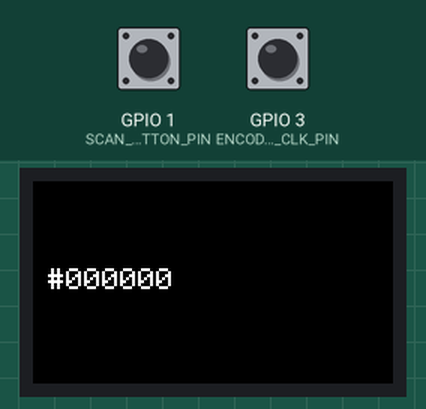
Bench run of a program on a simulated Seeed XIAO ESP32-S3. Shown: 240×135 colour display. The test bench sets the inputs (shaded band); at power-on: GPIO 1 (SCAN_BUTTON_PIN) HIGH, GPIO 3 (ENCODER_CLK_PIN) HIGH. EEPROM starts erased; nothing arrives over Bluetooth unless stated; the camera gives no picture; a phone connects over Bluetooth LE 3 s after start; what the program prints to the serial monitor is not drawn.

Above: at 1.6 s.
1.7 s: GPIO 1 (SCAN_BUTTON_PIN) pulled LOW for 1 s
At 2.18 s:
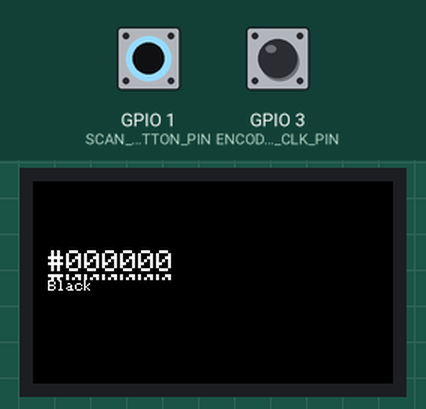
At 4.0 s:
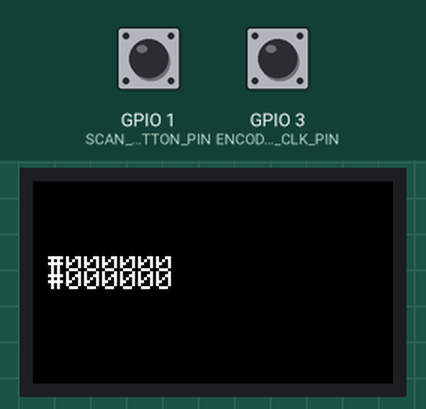
Timing chart, 0 to 5.5 s (numbered marks = the images above; inputs shaded):
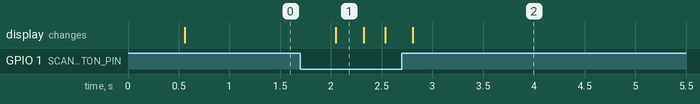

Measured:
- after the input at 1.7 s, the display: changes after 0.35 s (image 1)

The program:

main.cpp
```cpp
#include <Arduino.h>
#include "camera.h"
#include "display.h"
#include "palette.h"
#include "scroll_wheel.h"
#include "ble_service.h"
#include "color_names.h"

// ---- Pin definitions (VERIFIED against pins_arduino.h) ----
// Display uses: D10(GPIO9), D8(GPIO7), D1(GPIO2), D3(GPIO4), D4(GPIO5)
// These pins are defined in User_Setup.h for TFT_eSPI.
//
// Remaining pins for inputs:
#define SCAN_BUTTON_PIN  1    // D0 = GPIO1
#define ENCODER_CLK_PIN  3    // D2 = GPIO3
#define ENCODER_DT_PIN   6    // D5 = GPIO6
#define ENCODER_SW_PIN   43   // D6 = GPIO43 (encoder push = secondary action)

// Device states
enum DeviceState {
    STATE_LIVE_PREVIEW,   // camera streaming, showing live color
    STATE_COLOR_CAPTURED, // color locked in, showing hex + name
    STATE_PALETTE_BROWSE  // scrolling through saved colors
};

DeviceState currentState = STATE_LIVE_PREVIEW;

void setup() {
    Serial.begin(115200);
    Serial.println("Color Picker Keychain — booting...");

    // Initialize button
    pinMode(SCAN_BUTTON_PIN, INPUT_PULLUP);

    // Initialize subsystems
    camera_init();
    display_init();
    palette_init();
    scroll_wheel_init(ENCODER_CLK_PIN, ENCODER_DT_PIN, ENCODER_SW_PIN);
    ble_init();
    color_names_init();

    Serial.println("Ready!");
}

void loop() {
    // Read inputs
    bool scanPressed = (digitalRead(SCAN_BUTTON_PIN) == LOW);
    int scrollDelta = scroll_wheel_read(); // -1, 0, or +1

    switch (currentState) {
        case STATE_LIVE_PREVIEW: {
            // Camera captures frame, extract center color
            RGBColor color = camera_capture_center_color();
            display_show_live_color(color);

            if (scanPressed) {
                // Capture the color
                palette_save(color);
                ble_notify_new_color(color); // notify phone only on capture
                currentState = STATE_COLOR_CAPTURED;
                Serial.printf("Captured: #%02X%02X%02X\n", color.r, color.g, color.b);
                delay(200); // debounce
            }
            break;
        }

        case STATE_COLOR_CAPTURED: {
            // Show the captured color with name
            RGBColor captured = palette_get_current();
            const char* name = color_name_lookup(captured);
            display_show_captured(captured, name);

            if (scanPressed) {
                // Back to live preview
                currentState = STATE_LIVE_PREVIEW;
                delay(200);
            }
            if (scrollDelta != 0) {
                // Switch to palette browsing
                currentState = STATE_PALETTE_BROWSE;
            }
            break;
        }

        case STATE_PALETTE_BROWSE: {
            if (scrollDelta != 0) {
                palette_navigate(scrollDelta);
            }
            RGBColor browsed = palette_get_current();
            const char* name = color_name_lookup(browsed);
            display_show_captured(browsed, name);

            if (scanPressed) {
                // Back to live preview
                currentState = STATE_LIVE_PREVIEW;
                delay(200);
            }
            break;
        }
    }
}
```

ble_service.h
```cpp
#pragma once
#include "camera.h"

// Initialize BLE GATT server
void ble_init();

// Notify phone of a newly captured color (call only on scan button press)
void ble_notify_new_color(RGBColor color);

// Returns true if a phone is connected
bool ble_is_connected();
```

camera.h
```cpp
#pragma once
#include <Arduino.h>

struct RGBColor {
    uint8_t r;
    uint8_t g;
    uint8_t b;
};

// Initialize the OV2640 camera on the XIAO ESP32S3 Sense
void camera_init();

// Capture a frame and return the average color of the center region
RGBColor camera_capture_center_color();
```

color_names.h
```cpp
#pragma once
#include "camera.h"

// Initialize the built-in color name database
void color_names_init();

// Look up the nearest named color. Returns a string like "Burnt Sienna".
// Uses CIE LAB nearest-neighbor for perceptually accurate matching.
const char* color_name_lookup(RGBColor color);
```

display.h
```cpp
#pragma once
#include "camera.h"

// Initialize the ST7735 TFT display
void display_init();

// Show live preview color (updates rapidly during scanning)
void display_show_live_color(RGBColor color);

// Show captured color with hex code and name
void display_show_captured(RGBColor color, const char* name);
```

palette.h
```cpp
#pragma once
#include "camera.h"

#define MAX_PALETTE_SIZE 20

// Initialize palette storage (loads from flash)
void palette_init();

// Save a new color to the palette
void palette_save(RGBColor color);

// Navigate through palette (-1 = prev, +1 = next)
void palette_navigate(int delta);

// Get the currently selected color
RGBColor palette_get_current();

// Get the full palette (for BLE sync)
int palette_get_all(RGBColor* out, int maxCount);

// Get count of saved colors
int palette_get_count();
```

scroll_wheel.h
```cpp
#pragma once
#include <Arduino.h>

// Initialize the rotary encoder
void scroll_wheel_init(int clkPin, int dtPin, int swPin);

// Read encoder rotation since last call. Returns -1, 0, or +1.
int scroll_wheel_read();

// Check if encoder push button was pressed (secondary action)
bool scroll_wheel_button_pressed();
```

ble_service.cpp
```cpp
#include "ble_service.h"
#include "palette.h"
#include <NimBLEDevice.h>

// Custom 128-bit UUIDs (random, NOT in Bluetooth SIG reserved range)
// Generated unique UUIDs for this project. Same base, vary first group.
#define SERVICE_UUID        "c010c0de-0001-4b9a-b5a7-d4f2e0a13572"
#define COLOR_CHAR_UUID     "c010c0de-0002-4b9a-b5a7-d4f2e0a13572"
#define PALETTE_CHAR_UUID   "c010c0de-0003-4b9a-b5a7-d4f2e0a13572"

static NimBLEServer* pServer = nullptr;
static NimBLECharacteristic* pColorChar = nullptr;
static NimBLECharacteristic* pPaletteChar = nullptr;
static bool deviceConnected = false;

class ServerCallbacks : public NimBLEServerCallbacks {
    void onConnect(NimBLEServer* pServer, NimBLEConnInfo& connInfo) override {
        deviceConnected = true;
        Serial.println("BLE: Phone connected");
    }
    void onDisconnect(NimBLEServer* pServer, NimBLEConnInfo& connInfo, int reason) override {
        deviceConnected = false;
        Serial.println("BLE: Phone disconnected");
        NimBLEDevice::startAdvertising();
    }
};

void ble_init() {
    NimBLEDevice::init("ColorPicker");
    NimBLEDevice::setPower(ESP_PWR_LVL_P6);

    pServer = NimBLEDevice::createServer();
    pServer->setCallbacks(new ServerCallbacks());

    NimBLEService* pService = pServer->createService(SERVICE_UUID);

    // Color characteristic — notifies phone ONLY when a new color is captured
    pColorChar = pService->createCharacteristic(
        COLOR_CHAR_UUID,
        NIMBLE_PROPERTY::READ | NIMBLE_PROPERTY::NOTIFY
    );

    // Palette characteristic — phone reads on demand (count byte + packed RGB)
    pPaletteChar = pService->createCharacteristic(
        PALETTE_CHAR_UUID,
        NIMBLE_PROPERTY::READ
    );

    pService->start();

    NimBLEAdvertising* pAdvertising = NimBLEDevice::getAdvertising();
    pAdvertising->addServiceUUID(SERVICE_UUID);
    pAdvertising->setScanResponse(true);
    pAdvertising->start();

    Serial.println("BLE initialized, advertising...");
}

void ble_notify_new_color(RGBColor color) {
    if (!deviceConnected) return;

    // Send the captured color
    uint8_t data[3] = {color.r, color.g, color.b};
    pColorChar->setValue(data, 3);
    pColorChar->notify();

    // Also update the palette characteristic so phone can read full palette
    RGBColor colors[MAX_PALETTE_SIZE];
    int count = palette_get_all(colors, MAX_PALETTE_SIZE);

    uint8_t buffer[1 + MAX_PALETTE_SIZE * 3]; // max 61 bytes
    buffer[0] = (uint8_t)count;
    for (int i = 0; i < count; i++) {
        buffer[1 + i * 3 + 0] = colors[i].r;
        buffer[1 + i * 3 + 1] = colors[i].g;
        buffer[1 + i * 3 + 2] = colors[i].b;
    }
    pPaletteChar->setValue(buffer, 1 + count * 3);
}

bool ble_is_connected() {
    return deviceConnected;
}
```

camera.cpp
```cpp
#include "camera.h"
#include "esp_camera.h"

// XIAO ESP32S3 Sense camera pin definitions
#define PWDN_GPIO_NUM  -1
#define RESET_GPIO_NUM -1
#define XCLK_GPIO_NUM  10
#define SIOD_GPIO_NUM  40
#define SIOC_GPIO_NUM  39
#define Y9_GPIO_NUM    48
#define Y8_GPIO_NUM    11
#define Y7_GPIO_NUM    12
#define Y6_GPIO_NUM    14
#define Y5_GPIO_NUM    16
#define Y4_GPIO_NUM    18
#define Y3_GPIO_NUM    17
#define Y2_GPIO_NUM    15
#define VSYNC_GPIO_NUM 38
#define HREF_GPIO_NUM  47
#define PCLK_GPIO_NUM  13

void camera_init() {
    camera_config_t config;
    config.ledc_channel = LEDC_CHANNEL_0;
    config.ledc_timer = LEDC_TIMER_0;
    config.pin_d0 = Y2_GPIO_NUM;
    config.pin_d1 = Y3_GPIO_NUM;
    config.pin_d2 = Y4_GPIO_NUM;
    config.pin_d3 = Y5_GPIO_NUM;
    config.pin_d4 = Y6_GPIO_NUM;
    config.pin_d5 = Y7_GPIO_NUM;
    config.pin_d6 = Y8_GPIO_NUM;
    config.pin_d7 = Y9_GPIO_NUM;
    config.pin_xclk = XCLK_GPIO_NUM;
    config.pin_pclk = PCLK_GPIO_NUM;
    config.pin_vsync = VSYNC_GPIO_NUM;
    config.pin_href = HREF_GPIO_NUM;
    config.pin_sccb_sda = SIOD_GPIO_NUM;
    config.pin_sccb_scl = SIOC_GPIO_NUM;
    config.pin_pwdn = PWDN_GPIO_NUM;
    config.pin_reset = RESET_GPIO_NUM;
    config.xclk_freq_hz = 20000000;
    config.frame_size = FRAMESIZE_QVGA; // 320x240
    config.pixel_format = PIXFORMAT_RGB565;
    config.grab_mode = CAMERA_GRAB_LATEST;
    config.fb_location = CAMERA_FB_IN_PSRAM;
    config.fb_count = 1;

    esp_err_t err = esp_camera_init(&config);
    if (err != ESP_OK) {
        Serial.printf("Camera init failed: 0x%x\n", err);
        return;
    }
    Serial.println("Camera initialized");
}

RGBColor camera_capture_center_color() {
    RGBColor result = {0, 0, 0};

    camera_fb_t* fb = esp_camera_fb_get();
    if (!fb) {
        Serial.println("Camera capture failed");
        return result;
    }

    // Frame is 320x240 in RGB565 format
    // Sample center 20x20 pixel region and average
    int width = 320;
    int centerX = width / 2;
    int centerY = 240 / 2;
    int sampleSize = 10; // 10 pixels in each direction = 20x20 region

    uint32_t totalR = 0, totalG = 0, totalB = 0;
    int count = 0;

    for (int y = centerY - sampleSize; y < centerY + sampleSize; y++) {
        for (int x = centerX - sampleSize; x < centerX + sampleSize; x++) {
            // RGB565: RRRRRGGGGGGBBBBB (16 bits per pixel)
            int idx = (y * width + x) * 2;
            uint16_t pixel = (fb->buf[idx] << 8) | fb->buf[idx + 1];

            // Extract RGB components and scale to 8-bit
            totalR += ((pixel >> 11) & 0x1F) << 3;
            totalG += ((pixel >> 5) & 0x3F) << 2;
            totalB += (pixel & 0x1F) << 3;
            count++;
        }
    }

    esp_camera_fb_return(fb);

    if (count > 0) {
        result.r = totalR / count;
        result.g = totalG / count;
        result.b = totalB / count;
    }

    return result;
}
```

color_names.cpp
```cpp
#include "color_names.h"
#include <math.h>

// ---- CIE LAB conversion helpers ----

struct LABColor {
    float L, a, b;
};

static float pivotXYZ(float n) {
    return (n > 0.008856f) ? cbrtf(n) : (7.787f * n + 16.0f / 116.0f);
}

static LABColor rgbToLAB(uint8_t r, uint8_t g, uint8_t b) {
    // RGB -> linear RGB -> XYZ -> LAB
    float rf = r / 255.0f, gf = g / 255.0f, bf = b / 255.0f;

    // sRGB gamma correction
    rf = (rf > 0.04045f) ? powf((rf + 0.055f) / 1.055f, 2.4f) : rf / 12.92f;
    gf = (gf > 0.04045f) ? powf((gf + 0.055f) / 1.055f, 2.4f) : gf / 12.92f;
    bf = (bf > 0.04045f) ? powf((bf + 0.055f) / 1.055f, 2.4f) : bf / 12.92f;

    // XYZ (D65 illuminant)
    float x = (rf * 0.4124f + gf * 0.3576f + bf * 0.1805f) / 0.95047f;
    float y = (rf * 0.2126f + gf * 0.7152f + bf * 0.0722f) / 1.00000f;
    float z = (rf * 0.0193f + gf * 0.1192f + bf * 0.9505f) / 1.08883f;

    x = pivotXYZ(x);
    y = pivotXYZ(y);
    z = pivotXYZ(z);

    LABColor lab;
    lab.L = 116.0f * y - 16.0f;
    lab.a = 500.0f * (x - y);
    lab.b = 200.0f * (y - z);
    return lab;
}

static float labDistance(LABColor a, LABColor b) {
    float dL = a.L - b.L;
    float da = a.a - b.a;
    float db = a.b - b.b;
    return sqrtf(dL * dL + da * da + db * db);
}

// ---- Built-in color database ----
// Starter set — expand to ~1500 colors later from a comprehensive list.
// Stored as {R, G, B, "Name"} for simplicity.

struct NamedColor {
    uint8_t r, g, b;
    const char* name;
};

static const NamedColor COLOR_DB[] = {
    {255, 0, 0, "Red"},
    {0, 255, 0, "Green"},
    {0, 0, 255, "Blue"},
    {255, 255, 0, "Yellow"},
    {255, 165, 0, "Orange"},
    {128, 0, 128, "Purple"},
    {255, 192, 203, "Pink"},
    {0, 255, 255, "Cyan"},
    {255, 255, 255, "White"},
    {0, 0, 0, "Black"},
    {128, 128, 128, "Gray"},
    {165, 42, 42, "Brown"},
    {245, 245, 220, "Beige"},
    {0, 128, 128, "Teal"},
    {255, 127, 80, "Coral"},
    {250, 128, 114, "Salmon"},
    {75, 0, 130, "Indigo"},
    {230, 230, 250, "Lavender"},
    {128, 0, 0, "Maroon"},
    {0, 128, 0, "Forest Green"},
    {0, 0, 128, "Navy"},
    {128, 128, 0, "Olive"},
    {255, 215, 0, "Gold"},
    {192, 192, 192, "Silver"},
    {64, 224, 208, "Turquoise"},
    {233, 150, 122, "Dark Salmon"},
    {138, 43, 226, "Blue Violet"},
    {255, 99, 71, "Tomato"},
    {46, 139, 87, "Sea Green"},
    {210, 105, 30, "Chocolate"},
    {255, 228, 196, "Bisque"},
    {240, 128, 128, "Light Coral"},
    {32, 178, 170, "Light Sea Green"},
    {135, 206, 235, "Sky Blue"},
    {106, 90, 205, "Slate Blue"},
    {244, 164, 96, "Sandy Brown"},
    {34, 139, 34, "Forest Green"},
    {178, 34, 34, "Firebrick"},
    {255, 250, 205, "Lemon Chiffon"},
    {72, 61, 139, "Dark Slate Blue"},
    // TODO: Expand to ~1500 colors from a comprehensive named color database
};

static const int COLOR_DB_SIZE = sizeof(COLOR_DB) / sizeof(COLOR_DB[0]);

// Pre-computed LAB values for the database
static LABColor labDB[sizeof(COLOR_DB) / sizeof(COLOR_DB[0])];

void color_names_init() {
    for (int i = 0; i < COLOR_DB_SIZE; i++) {
        labDB[i] = rgbToLAB(COLOR_DB[i].r, COLOR_DB[i].g, COLOR_DB[i].b);
    }
    Serial.printf("Color name DB loaded: %d colors\n", COLOR_DB_SIZE);
}

const char* color_name_lookup(RGBColor color) {
    LABColor target = rgbToLAB(color.r, color.g, color.b);

    float bestDist = 999999.0f;
    int bestIdx = 0;

    for (int i = 0; i < COLOR_DB_SIZE; i++) {
        float dist = labDistance(target, labDB[i]);
        if (dist < bestDist) {
            bestDist = dist;
            bestIdx = i;
        }
    }

    return COLOR_DB[bestIdx].name;
}
```

display.cpp
```cpp
#include "display.h"
#include <TFT_eSPI.h>

TFT_eSPI tft = TFT_eSPI();

// Convert 8-bit RGB to 16-bit RGB565 for the TFT
uint16_t rgbTo565(uint8_t r, uint8_t g, uint8_t b) {
    return ((r & 0xF8) << 8) | ((g & 0xFC) << 3) | (b >> 3);
}

void display_init() {
    tft.init();
    tft.setRotation(1); // landscape
    tft.fillScreen(TFT_BLACK);
    tft.setTextColor(TFT_WHITE, TFT_BLACK);
    tft.setTextSize(1);
    Serial.println("Display initialized");
}

void display_show_live_color(RGBColor color) {
    uint16_t color565 = rgbTo565(color.r, color.g, color.b);

    // Top half: color blob
    tft.fillRect(0, 0, 160, 50, color565);

    // Bottom half: hex code
    char hex[8];
    snprintf(hex, sizeof(hex), "#%02X%02X%02X", color.r, color.g, color.b);
    tft.setCursor(10, 58);
    tft.setTextSize(2);
    tft.setTextColor(TFT_WHITE, TFT_BLACK);
    tft.print(hex);
}

void display_show_captured(RGBColor color, const char* name) {
    uint16_t color565 = rgbTo565(color.r, color.g, color.b);

    // Top: color blob
    tft.fillRect(0, 0, 160, 40, color565);

    // Middle: hex code
    char hex[8];
    snprintf(hex, sizeof(hex), "#%02X%02X%02X", color.r, color.g, color.b);
    tft.setCursor(10, 46);
    tft.setTextSize(2);
    tft.setTextColor(TFT_WHITE, TFT_BLACK);
    tft.print(hex);

    // Bottom: color name
    tft.setCursor(10, 66);
    tft.setTextSize(1);
    tft.print(name);
    // Pad with spaces to clear previous longer names
    tft.print("                ");
}
```

palette.cpp
```cpp
#include "palette.h"
#include <Preferences.h>

static RGBColor palette[MAX_PALETTE_SIZE];
static int paletteCount = 0;
static int currentIndex = 0;
static Preferences prefs;

void palette_init() {
    prefs.begin("palette", false);
    paletteCount = prefs.getInt("count", 0);
    if (paletteCount > MAX_PALETTE_SIZE) paletteCount = MAX_PALETTE_SIZE;

    for (int i = 0; i < paletteCount; i++) {
        char key[8];
        snprintf(key, sizeof(key), "c%d", i);
        uint32_t packed = prefs.getUInt(key, 0);
        palette[i].r = (packed >> 16) & 0xFF;
        palette[i].g = (packed >> 8) & 0xFF;
        palette[i].b = packed & 0xFF;
    }
    currentIndex = (paletteCount > 0) ? paletteCount - 1 : 0;
    Serial.printf("Palette loaded: %d colors\n", paletteCount);
}

void palette_save(RGBColor color) {
    if (paletteCount >= MAX_PALETTE_SIZE) {
        // Shift everything down, drop oldest
        for (int i = 0; i < MAX_PALETTE_SIZE - 1; i++) {
            palette[i] = palette[i + 1];
        }
        paletteCount = MAX_PALETTE_SIZE - 1;
    }

    palette[paletteCount] = color;
    paletteCount++;
    currentIndex = paletteCount - 1;

    // Persist to flash
    uint32_t packed = ((uint32_t)color.r << 16) | ((uint32_t)color.g << 8) | color.b;
    char key[8];
    snprintf(key, sizeof(key), "c%d", currentIndex);
    prefs.putUInt(key, packed);
    prefs.putInt("count", paletteCount);
}

void palette_navigate(int delta) {
    if (paletteCount == 0) return;
    currentIndex += delta;
    if (currentIndex < 0) currentIndex = paletteCount - 1;
    if (currentIndex >= paletteCount) currentIndex = 0;
}

RGBColor palette_get_current() {
    if (paletteCount == 0) return {0, 0, 0};
    return palette[currentIndex];
}

int palette_get_all(RGBColor* out, int maxCount) {
    int count = (paletteCount < maxCount) ? paletteCount : maxCount;
    for (int i = 0; i < count; i++) {
        out[i] = palette[i];
    }
    return count;
}

int palette_get_count() {
    return paletteCount;
}
```

Source omitted: scroll_wheel.cpp (1252 bytes)
